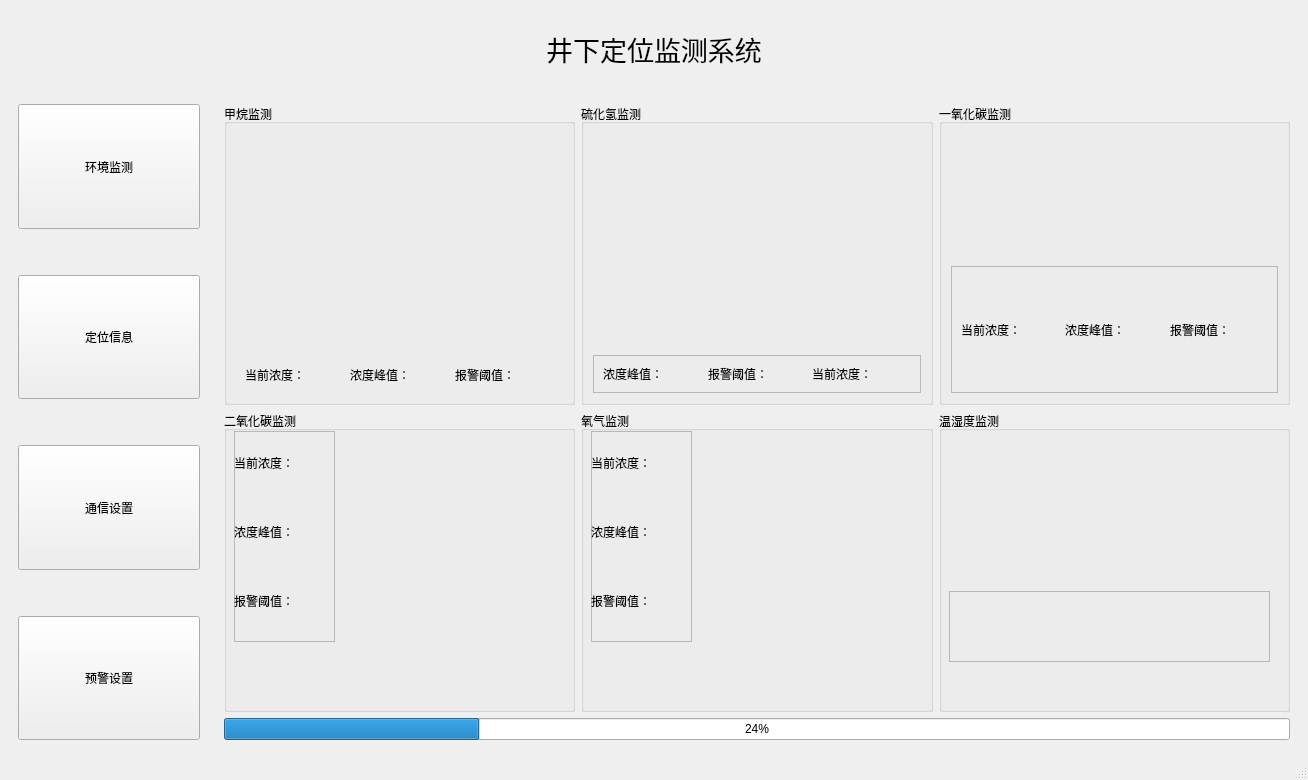
<?xml version="1.0" encoding="UTF-8"?>
<ui version="4.0">
 <class>MainWindow</class>
 <widget class="QMainWindow" name="MainWindow">
  <property name="geometry">
   <rect>
    <x>0</x>
    <y>0</y>
    <width>1308</width>
    <height>780</height>
   </rect>
  </property>
  <property name="windowTitle">
   <string>MainWindow</string>
  </property>
  <property name="styleSheet">
   <string notr="true"/>
  </property>
  <widget class="QWidget" name="centralwidget">
   <layout class="QGridLayout" name="gridLayout_3">
    <item row="0" column="0" colspan="2">
     <widget class="QLabel" name="label_title">
      <property name="sizePolicy">
       <sizepolicy hsizetype="Preferred" vsizetype="Minimum">
        <horstretch>0</horstretch>
        <verstretch>0</verstretch>
       </sizepolicy>
      </property>
      <property name="minimumSize">
       <size>
        <width>0</width>
        <height>80</height>
       </size>
      </property>
      <property name="font">
       <font>
        <family>Arial</family>
        <pointsize>20</pointsize>
       </font>
      </property>
      <property name="text">
       <string>井下定位监测系统</string>
      </property>
      <property name="textFormat">
       <enum>Qt::AutoText</enum>
      </property>
      <property name="alignment">
       <set>Qt::AlignCenter</set>
      </property>
     </widget>
    </item>
    <item row="1" column="1">
     <widget class="QStackedWidget" name="stackedWidget">
      <property name="currentIndex">
       <number>0</number>
      </property>
      <widget class="QWidget" name="page">
       <layout class="QGridLayout" name="gridLayout_4">
        <item row="1" column="0">
         <widget class="QProgressBar" name="progressBar">
          <property name="value">
           <number>24</number>
          </property>
         </widget>
        </item>
        <item row="0" column="0">
         <layout class="QGridLayout" name="gridLayout">
          <item row="0" column="1">
           <widget class="QGroupBox" name="groupBox_6">
            <property name="title">
             <string>硫化氢监测</string>
            </property>
            <layout class="QVBoxLayout" name="verticalLayout_6">
             <item>
              <widget class="QCustomPlot" name="widget_6" native="true"/>
             </item>
             <item>
              <widget class="QFrame" name="frame_7">
               <property name="sizePolicy">
                <sizepolicy hsizetype="Preferred" vsizetype="Maximum">
                 <horstretch>0</horstretch>
                 <verstretch>0</verstretch>
                </sizepolicy>
               </property>
               <property name="frameShape">
                <enum>QFrame::StyledPanel</enum>
               </property>
               <property name="frameShadow">
                <enum>QFrame::Raised</enum>
               </property>
               <layout class="QHBoxLayout" name="horizontalLayout">
                <item>
                 <widget class="QLabel" name="label_16">
                  <property name="text">
                   <string>浓度峰值：</string>
                  </property>
                 </widget>
                </item>
                <item>
                 <widget class="QLabel" name="label_21">
                  <property name="text">
                   <string>报警阈值：</string>
                  </property>
                 </widget>
                </item>
                <item>
                 <widget class="QLabel" name="label_15">
                  <property name="text">
                   <string>当前浓度：</string>
                  </property>
                 </widget>
                </item>
               </layout>
              </widget>
             </item>
            </layout>
           </widget>
          </item>
          <item row="1" column="0">
           <widget class="QGroupBox" name="groupBox_3">
            <property name="title">
             <string>二氧化碳监测</string>
            </property>
            <widget class="QCustomPlot" name="widget_3" native="true">
             <property name="geometry">
              <rect>
               <x>110</x>
               <y>20</y>
               <width>231</width>
               <height>211</height>
              </rect>
             </property>
            </widget>
            <widget class="QFrame" name="frame_3">
             <property name="geometry">
              <rect>
               <x>10</x>
               <y>20</y>
               <width>101</width>
               <height>211</height>
              </rect>
             </property>
             <property name="frameShape">
              <enum>QFrame::StyledPanel</enum>
             </property>
             <property name="frameShadow">
              <enum>QFrame::Raised</enum>
             </property>
             <widget class="QWidget" name="verticalLayoutWidget_3">
              <property name="geometry">
               <rect>
                <x>0</x>
                <y>0</y>
                <width>101</width>
                <height>201</height>
               </rect>
              </property>
              <layout class="QVBoxLayout" name="verticalLayout_3">
               <item>
                <widget class="QLabel" name="label_9">
                 <property name="text">
                  <string>当前浓度：</string>
                 </property>
                </widget>
               </item>
               <item>
                <widget class="QLabel" name="label_10">
                 <property name="text">
                  <string>浓度峰值：</string>
                 </property>
                </widget>
               </item>
               <item>
                <widget class="QLabel" name="label_11">
                 <property name="text">
                  <string>报警阈值：</string>
                 </property>
                </widget>
               </item>
              </layout>
             </widget>
            </widget>
           </widget>
          </item>
          <item row="1" column="1">
           <widget class="QGroupBox" name="groupBox_4">
            <property name="title">
             <string>氧气监测</string>
            </property>
            <widget class="QCustomPlot" name="widget_4" native="true">
             <property name="geometry">
              <rect>
               <x>110</x>
               <y>20</y>
               <width>231</width>
               <height>211</height>
              </rect>
             </property>
            </widget>
            <widget class="QFrame" name="frame_4">
             <property name="geometry">
              <rect>
               <x>10</x>
               <y>20</y>
               <width>101</width>
               <height>211</height>
              </rect>
             </property>
             <property name="frameShape">
              <enum>QFrame::StyledPanel</enum>
             </property>
             <property name="frameShadow">
              <enum>QFrame::Raised</enum>
             </property>
             <widget class="QWidget" name="verticalLayoutWidget_4">
              <property name="geometry">
               <rect>
                <x>0</x>
                <y>0</y>
                <width>101</width>
                <height>201</height>
               </rect>
              </property>
              <layout class="QVBoxLayout" name="verticalLayout_4">
               <item>
                <widget class="QLabel" name="label_12">
                 <property name="text">
                  <string>当前浓度：</string>
                 </property>
                </widget>
               </item>
               <item>
                <widget class="QLabel" name="label_13">
                 <property name="text">
                  <string>浓度峰值：</string>
                 </property>
                </widget>
               </item>
               <item>
                <widget class="QLabel" name="label_14">
                 <property name="text">
                  <string>报警阈值：</string>
                 </property>
                </widget>
               </item>
              </layout>
             </widget>
            </widget>
           </widget>
          </item>
          <item row="0" column="0">
           <widget class="QGroupBox" name="groupBox_CH4">
            <property name="title">
             <string>甲烷监测</string>
            </property>
            <layout class="QVBoxLayout" name="verticalLayout">
             <item>
              <widget class="QCustomPlot" name="widget_CH4" native="true">
               <property name="sizePolicy">
                <sizepolicy hsizetype="Minimum" vsizetype="Preferred">
                 <horstretch>0</horstretch>
                 <verstretch>0</verstretch>
                </sizepolicy>
               </property>
               <property name="minimumSize">
                <size>
                 <width>250</width>
                 <height>0</height>
                </size>
               </property>
              </widget>
             </item>
             <item>
              <widget class="QFrame" name="verticalFrame">
               <property name="sizePolicy">
                <sizepolicy hsizetype="Preferred" vsizetype="Maximum">
                 <horstretch>0</horstretch>
                 <verstretch>0</verstretch>
                </sizepolicy>
               </property>
               <property name="minimumSize">
                <size>
                 <width>0</width>
                 <height>0</height>
                </size>
               </property>
               <property name="maximumSize">
                <size>
                 <width>16777215</width>
                 <height>16777215</height>
                </size>
               </property>
               <property name="layoutDirection">
                <enum>Qt::RightToLeft</enum>
               </property>
               <layout class="QHBoxLayout" name="horizontalLayout_2">
                <item>
                 <widget class="QLabel" name="label_4">
                  <property name="text">
                   <string>报警阈值：</string>
                  </property>
                 </widget>
                </item>
                <item>
                 <widget class="QLabel" name="label_3">
                  <property name="text">
                   <string>浓度峰值：</string>
                  </property>
                 </widget>
                </item>
                <item>
                 <widget class="QLabel" name="label_2">
                  <property name="text">
                   <string>当前浓度：</string>
                  </property>
                 </widget>
                </item>
               </layout>
              </widget>
             </item>
            </layout>
           </widget>
          </item>
          <item row="1" column="2">
           <widget class="QGroupBox" name="groupBox_2">
            <property name="title">
             <string>温湿度监测</string>
            </property>
            <widget class="QCustomPlot" name="widget_2" native="true">
             <property name="geometry">
              <rect>
               <x>10</x>
               <y>20</y>
               <width>401</width>
               <height>151</height>
              </rect>
             </property>
            </widget>
            <widget class="QFrame" name="frame_2">
             <property name="geometry">
              <rect>
               <x>10</x>
               <y>180</y>
               <width>321</width>
               <height>71</height>
              </rect>
             </property>
             <property name="sizePolicy">
              <sizepolicy hsizetype="Preferred" vsizetype="Preferred">
               <horstretch>0</horstretch>
               <verstretch>0</verstretch>
              </sizepolicy>
             </property>
             <property name="frameShape">
              <enum>QFrame::StyledPanel</enum>
             </property>
             <property name="frameShadow">
              <enum>QFrame::Raised</enum>
             </property>
            </widget>
           </widget>
          </item>
          <item row="0" column="2">
           <widget class="QGroupBox" name="groupBox_5">
            <property name="title">
             <string>一氧化碳监测</string>
            </property>
            <layout class="QVBoxLayout" name="verticalLayout_2">
             <item>
              <widget class="QCustomPlot" name="widget_5" native="true"/>
             </item>
             <item>
              <widget class="QFrame" name="frame_6">
               <property name="frameShape">
                <enum>QFrame::StyledPanel</enum>
               </property>
               <property name="frameShadow">
                <enum>QFrame::Raised</enum>
               </property>
               <layout class="QHBoxLayout" name="horizontalLayout_3">
                <item>
                 <widget class="QLabel" name="label_18">
                  <property name="text">
                   <string>当前浓度：</string>
                  </property>
                 </widget>
                </item>
                <item>
                 <widget class="QLabel" name="label_19">
                  <property name="text">
                   <string>浓度峰值：</string>
                  </property>
                 </widget>
                </item>
                <item>
                 <widget class="QLabel" name="label_20">
                  <property name="text">
                   <string>报警阈值：</string>
                  </property>
                 </widget>
                </item>
               </layout>
              </widget>
             </item>
            </layout>
           </widget>
          </item>
         </layout>
        </item>
       </layout>
      </widget>
      <widget class="QWidget" name="page_2"/>
      <widget class="QWidget" name="page_3"/>
      <widget class="QWidget" name="page_4"/>
     </widget>
    </item>
    <item row="1" column="0">
     <widget class="QFrame" name="frame_button">
      <property name="sizePolicy">
       <sizepolicy hsizetype="Preferred" vsizetype="Minimum">
        <horstretch>0</horstretch>
        <verstretch>0</verstretch>
       </sizepolicy>
      </property>
      <property name="minimumSize">
       <size>
        <width>200</width>
        <height>0</height>
       </size>
      </property>
      <property name="baseSize">
       <size>
        <width>0</width>
        <height>0</height>
       </size>
      </property>
      <layout class="QVBoxLayout" name="verticalLayout_11">
       <item>
        <widget class="QPushButton" name="pushButton">
         <property name="sizePolicy">
          <sizepolicy hsizetype="Minimum" vsizetype="Expanding">
           <horstretch>0</horstretch>
           <verstretch>0</verstretch>
          </sizepolicy>
         </property>
         <property name="text">
          <string>环境监测</string>
         </property>
        </widget>
       </item>
       <item>
        <spacer name="verticalSpacer">
         <property name="orientation">
          <enum>Qt::Vertical</enum>
         </property>
         <property name="sizeType">
          <enum>QSizePolicy::Preferred</enum>
         </property>
         <property name="sizeHint" stdset="0">
          <size>
           <width>20</width>
           <height>40</height>
          </size>
         </property>
        </spacer>
       </item>
       <item>
        <widget class="QPushButton" name="pushButton_2">
         <property name="sizePolicy">
          <sizepolicy hsizetype="Minimum" vsizetype="Expanding">
           <horstretch>0</horstretch>
           <verstretch>0</verstretch>
          </sizepolicy>
         </property>
         <property name="text">
          <string>定位信息</string>
         </property>
        </widget>
       </item>
       <item>
        <spacer name="verticalSpacer_2">
         <property name="orientation">
          <enum>Qt::Vertical</enum>
         </property>
         <property name="sizeType">
          <enum>QSizePolicy::Preferred</enum>
         </property>
         <property name="sizeHint" stdset="0">
          <size>
           <width>20</width>
           <height>40</height>
          </size>
         </property>
        </spacer>
       </item>
       <item>
        <widget class="QPushButton" name="pushButton_4">
         <property name="sizePolicy">
          <sizepolicy hsizetype="Minimum" vsizetype="Expanding">
           <horstretch>0</horstretch>
           <verstretch>0</verstretch>
          </sizepolicy>
         </property>
         <property name="text">
          <string>通信设置</string>
         </property>
        </widget>
       </item>
       <item>
        <spacer name="verticalSpacer_3">
         <property name="orientation">
          <enum>Qt::Vertical</enum>
         </property>
         <property name="sizeType">
          <enum>QSizePolicy::Preferred</enum>
         </property>
         <property name="sizeHint" stdset="0">
          <size>
           <width>20</width>
           <height>40</height>
          </size>
         </property>
        </spacer>
       </item>
       <item>
        <widget class="QPushButton" name="pushButton_3">
         <property name="sizePolicy">
          <sizepolicy hsizetype="Minimum" vsizetype="Expanding">
           <horstretch>0</horstretch>
           <verstretch>0</verstretch>
          </sizepolicy>
         </property>
         <property name="text">
          <string>预警设置</string>
         </property>
        </widget>
       </item>
      </layout>
     </widget>
    </item>
   </layout>
  </widget>
  <widget class="QMenuBar" name="menubar">
   <property name="geometry">
    <rect>
     <x>0</x>
     <y>0</y>
     <width>1308</width>
     <height>23</height>
    </rect>
   </property>
  </widget>
  <widget class="QStatusBar" name="statusbar"/>
 </widget>
 <customwidgets>
  <customwidget>
   <class>QCustomPlot</class>
   <extends>QWidget</extends>
   <header>qcustomplot.h</header>
   <container>1</container>
  </customwidget>
 </customwidgets>
 <resources/>
 <connections/>
</ui>
